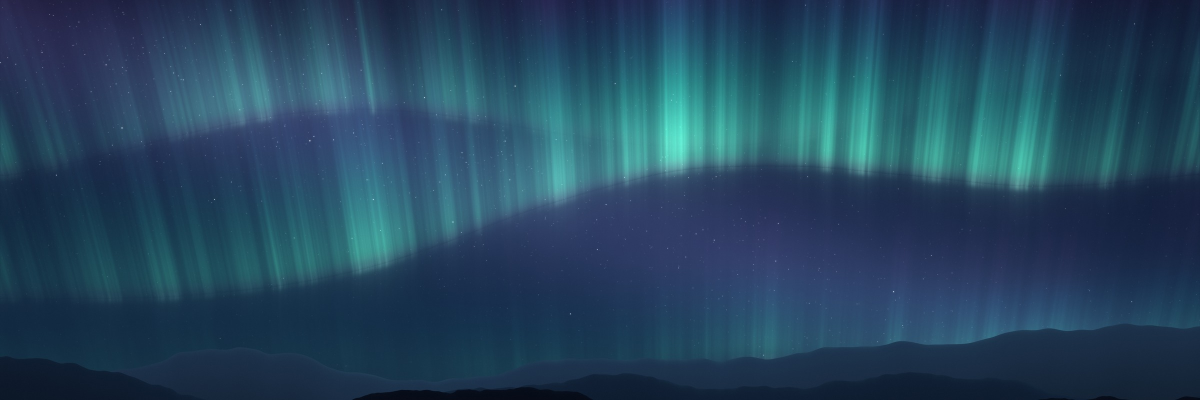
#> input picture branding/banner-background.jpg, 2400 x 800 px (shown at 1/2 size)
$ python make-banner.py
#> lines starting #> are read from the running program, lines starting #| are printed output that depends on the picture
"""Renders the README banner: the wallpaper, the star, and the NanoBorealis wordmark.

    python branding/make-banner.py     # needs pillow and resvg-py; run make-wallpapers.py first

Text is set in Inter (SIL Open Font License), fetched from the Google Fonts repository into
branding/.cache on first run.
"""

from __future__ import annotations

import io
import sys
import urllib.request
from pathlib import Path

import resvg_py
from PIL import Image, ImageDraw, ImageFilter, ImageFont

HERE = Path(__file__).resolve().parent
FONT_URL = "https://raw.githubusercontent.com/google/fonts/main/ofl/inter/Inter%5Bopsz%2Cwght%5D.ttf"
WIDTH, HEIGHT = 2400, 800


def inter(size: int, weight: int) -> ImageFont.FreeTypeFont:
    cache = HERE / ".cache" / "Inter.ttf"
    if not cache.exists():
        cache.parent.mkdir(exist_ok=True)
        cache.write_bytes(urllib.request.urlopen(FONT_URL, timeout=60).read())
    font = ImageFont.truetype(str(cache), size)
    try:
        axes = font.get_variation_axes()
        font.set_variation_by_axes([min(max(size, a["minimum"]), a["maximum"]) if "opsz" in str(a.get("name", "")).lower()
                                    else weight for a in axes])
    except (OSError, AttributeError):
        pass
    return font


def svg_image(path: Path, size: int) -> Image.Image:
    data = bytes(resvg_py.svg_to_bytes(svg_string=path.read_text(encoding="utf-8"), width=size, height=size))
    return Image.open(io.BytesIO(data)).convert("RGBA")


def main() -> int:
    base = Image.open(HERE / "banner-background.jpg").convert("RGBA").resize((WIDTH, HEIGHT), Image.LANCZOS)

    # Darken the left side a little so the wordmark reads, without a visible box.
    shade = Image.new("L", (WIDTH, HEIGHT))
#> shade: PIL image 2400x800 L; every value is 0
    for x in range(WIDTH):
        value = int(max(0.0, 1 - x / (WIDTH * 0.72)) ** 1.6 * 150)
        shade.paste(value, (x, 0, x + 1, HEIGHT))
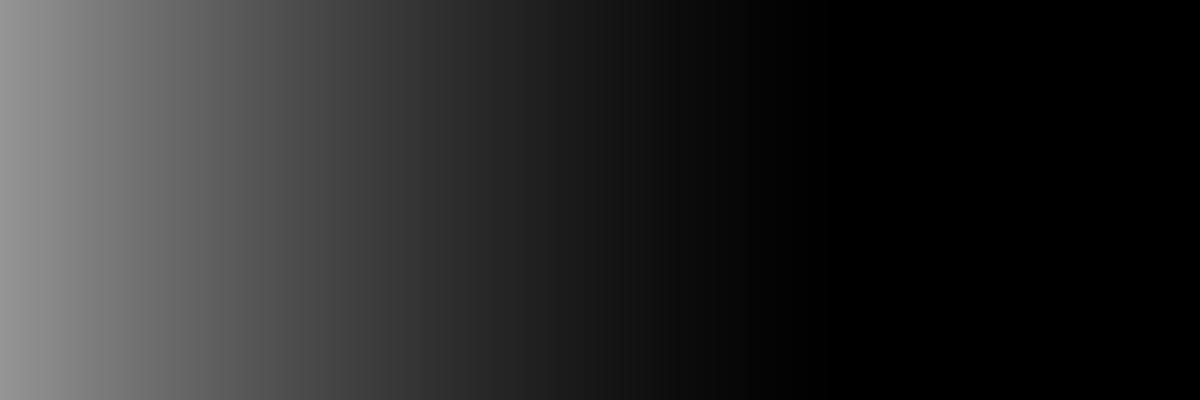
#> shade: PIL image 2400x800 L (shown at 1/2 size); min 0, max 150, mean 41.2
    base = Image.composite(Image.new("RGBA", base.size, (4, 6, 18, 255)), base, shade)
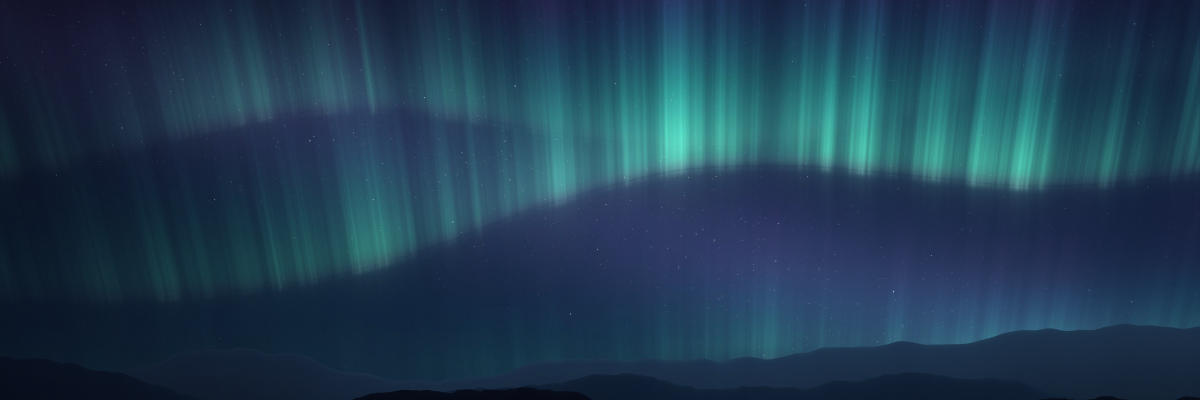
#> base: PIL image 2400x800 RGBA (shown at 1/2 size); mean R, G, B, A 31.5, 59.9, 82, 255

    # The star, with a soft halo.
    star_size = 330
    star = svg_image(HERE / "nanoborealis-mark.svg", star_size)
    sx, sy = 170, (HEIGHT - star_size) // 2
    halo = Image.new("RGBA", base.size, (0, 0, 0, 0))
    glow = star.copy()
    glow.putalpha(glow.getchannel("A").point(lambda a: int(a * 0.8)))
    halo.paste(glow, (sx, sy), glow)
    halo = halo.filter(ImageFilter.GaussianBlur(38))
    base = Image.alpha_composite(base, halo)
    base = Image.alpha_composite(base, halo)
    base.alpha_composite(star, (sx, sy))

    draw = ImageDraw.Draw(base)
    title = inter(168, 700)
    tag = inter(50, 500)
    tx = sx + star_size + 70
    draw.text((tx, HEIGHT // 2 - 40), "NanoBorealis", font=title, fill=(245, 250, 255, 255), anchor="ls")
    draw.text((tx + 6, HEIGHT // 2 + 70), "The agentic Linux desktop. Free AI, on your own hardware.",
              font=tag, fill=(200, 226, 232, 235), anchor="ls")

    base.convert("RGB").save(HERE / "banner.jpg", quality=92, optimize=True, progressive=True)
    print("banner written to", HERE / "banner.jpg")
    return 0


if __name__ == "__main__":
#> (the run stopped early here; a loop or call above may not have finished)
